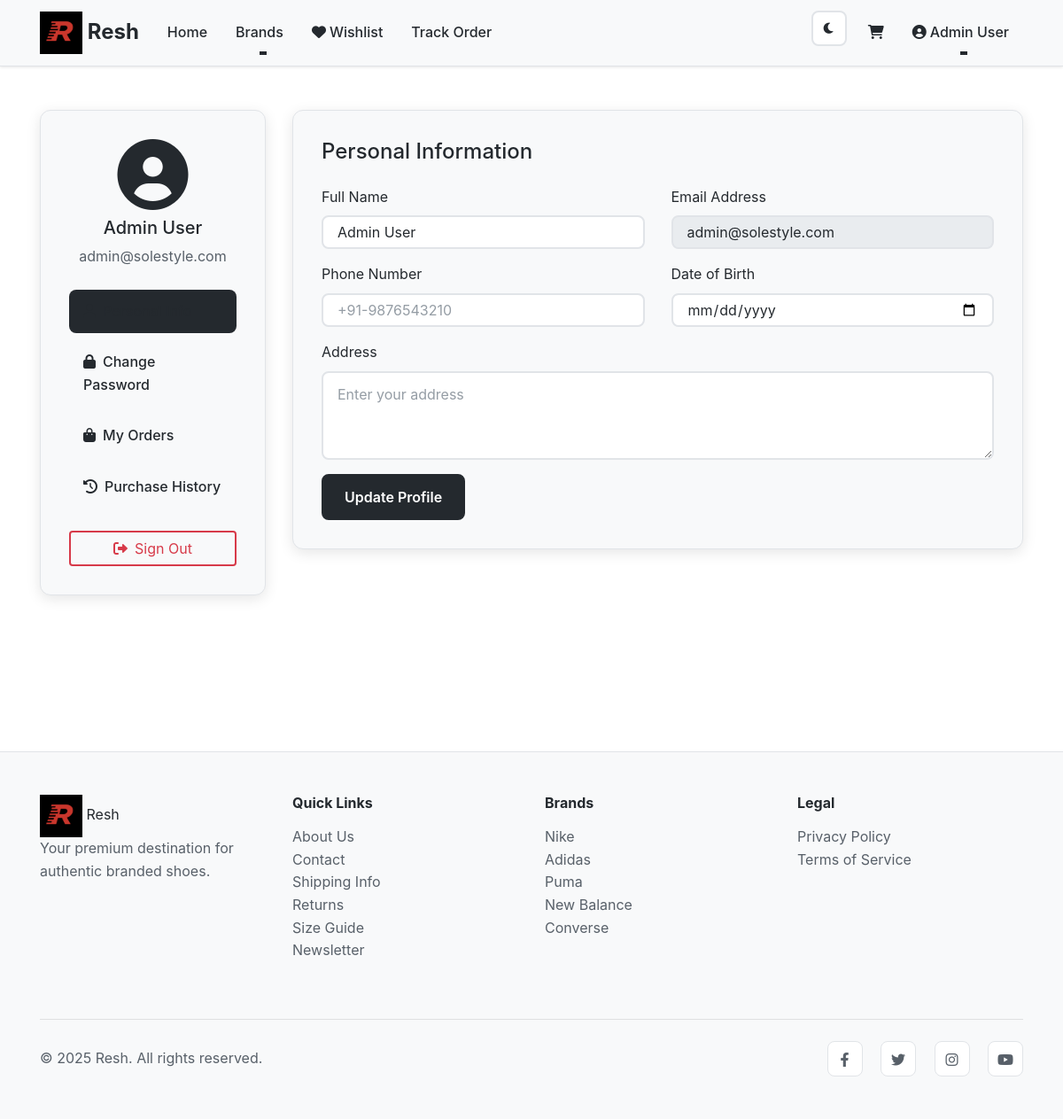
Screenshot of /profile (signed in) with the database file from the repository.
### tables this page shows
CREATE TABLE users
                 (
                     id
                     INTEGER
                     PRIMARY
                     KEY
                     AUTOINCREMENT,
                     name
                     TEXT
                     NOT
                     NULL,
                     email
                     TEXT
                     UNIQUE
                     NOT
                     NULL,
                     password_hash
                     TEXT
                     NOT
                     NULL,
                     is_admin
                     BOOLEAN
                     DEFAULT
                     FALSE,
                     created_at
                     TIMESTAMP
                     DEFAULT
                     CURRENT_TIMESTAMP
                 );

### app.py (the view)
@app.route('/profile')
@login_required
def profile():
    conn = sqlite3.connect('ecommerce.db')
    c = conn.cursor()
    c.execute("SELECT name, email FROM users WHERE id = ?", (session['user_id'],))
    user = c.fetchone()
    c.execute("SELECT order_number, total, status, created_at FROM orders WHERE user_id = ? ORDER BY created_at DESC",
              (session['user_id'],))
    orders = c.fetchall()
    conn.close()
    return render_template('profile.html', user=user, orders=orders)

### app.py (called while the page is built)
def login_required(f):
    @wraps(f)
    def decorated_function(*args, **kwargs):
        if 'user_id' not in session:
            return redirect(url_for('login'))
        return f(*args, **kwargs)
    return decorated_function

@app.context_processor
def utility_processor():
    return dict(loads=json.loads)

### templates/profile.html (shortened to what this page needs)
{% extends "base.html" %}
{% block content %}
<div class="container py-5">
    <div class="row">
        <div class="col-lg-3 mb-4">
            <div class="profile-sidebar">
                <div class="profile-header text-center mb-4">
                    <div class="profile-avatar">
                        <i class="fas fa-user-circle fa-5x text-accent"></i>
                    </div>
                    <h5 class="mt-2">{{ user[0] }}</h5>
                    <p class="text-secondary">{{ user[1] }}</p>
                </div>
                <ul class="nav nav-pills flex-column profile-nav" id="profileTabs" role="tablist">
                    <li class="nav-item">
                        <a class="nav-link active" id="personal-tab" data-toggle="pill" href="#personal" role="tab">
                            <i class="fas fa-user mr-2"></i>Personal Info
                        </a>
                    </li>
                    <li class="nav-item">
                        <a class="nav-link" id="password-tab" data-toggle="pill" href="#password" role="tab">
                            <i class="fas fa-lock mr-2"></i>Change Password
                        </a>
                    </li>
                    <li class="nav-item">
                        <a class="nav-link" id="orders-tab" data-toggle="pill" href="#orders" role="tab">
                            <i class="fas fa-shopping-bag mr-2"></i>My Orders
                        </a>
                    </li>
                    <li class="nav-item">
                        <a class="nav-link" id="history-tab" data-toggle="pill" href="#history" role="tab">
                            <i class="fas fa-history mr-2"></i>Purchase History
                        </a>
                    </li>
                </ul>
                <a href="{{ url_for('logout') }}" class="btn btn-outline-danger btn-block mt-3">
                    <i class="fas fa-sign-out-alt mr-2"></i>Sign Out
                </a>
            </div>
        </div>
        <div class="col-lg-9">
            <div class="tab-content profile-content" id="profileTabsContent">
                <div class="tab-pane fade show active" id="personal" role="tabpanel">
                    <div class="profile-section">
                        <h4 class="mb-4">Personal Information</h4>
                        <form class="profile-form">
                            <div class="row">
                                <div class="col-md-6 mb-3">
                                    <label for="fullName">Full Name</label>
                                    <input type="text" class="form-control" id="fullName" value="{{ user[0] }}">
                                </div>
                                <div class="col-md-6 mb-3">
                                    <label for="email">Email Address</label>
                                    <input type="email" class="form-control" id="email" value="{{ user[1] }}" readonly>
                                </div>
                            </div>
                            <div class="row">
                                <div class="col-md-6 mb-3">
                                    <label for="phone">Phone Number</label>
                                    <input type="tel" class="form-control" id="phone" placeholder="+91-9876543210">
                                </div>
                                <div class="col-md-6 mb-3">
                                    <label for="birthdate">Date of Birth</label>
                                    <input type="date" class="form-control" id="birthdate">
                                </div>
                            </div>
                            <div class="mb-3">
                                <label for="address">Address</label>
                                <textarea class="form-control" id="address" rows="3" placeholder="Enter your address"></textarea>
                            </div>
                            <button type="submit" class="btn btn-accent">Update Profile</button>
                        </form>
                    </div>
                </div>
            </div>
        </div>
    </div>
</div>
{% endblock %}

### templates/base.html (shortened to what this page needs)
<!DOCTYPE html>
<html lang="en">
<head>
    <link href="https://stackpath.bootstrapcdn.com/bootstrap/4.5.2/css/bootstrap.min.css" rel="stylesheet">
    <link href="https://cdnjs.cloudflare.com/ajax/libs/font-awesome/6.0.0/css/all.min.css" rel="stylesheet">
    <link href="{{ url_for('static', filename='css/style.css') }}" rel="stylesheet">
</head>
<body>
    <nav class="navbar navbar-expand-lg navbar-light bg-surface fixed-top">
        <div class="container">
            <a class="navbar-brand font-weight-bold flex items-center space-x-2" href="{{ url_for('index') }}">
                <img src="{{ url_for('static', filename='/images/resh.jpg') }}" alt="Resh Logo"
                     class="logo"  />
                <span class="text-accent">Resh</span>
            </a>
            <div class="collapse navbar-collapse" id="navbarNav">
                <ul class="navbar-nav mr-auto">
                    <li class="nav-item">
                        <a class="nav-link" href="{{ url_for('index') }}">Home</a>
                    </li>
                    <li class="nav-item dropdown">
                        <a class="nav-link dropdown-toggle" href="#" id="brandsDropdown" role="button" data-toggle="dropdown">
                            Brands
                        </a>
                    </li>
                    <li class="nav-item">
                        <a class="nav-link" href="{{ url_for('wishlist') }}">
                            <i class="fas fa-heart mr-1"></i>Wishlist
                        </a>
                    </li>
                    <li class="nav-item">
                        <a class="nav-link" href="{{ url_for('track_order') }}">Track Order</a>
                    </li>
                </ul>
                <ul class="navbar-nav">
                    <li class="nav-item">
                        <button id="themeToggle" class="btn btn-outline-secondary btn-sm mr-2">
                            <i class="fas fa-moon" id="themeIcon"></i>
                        </button>
                    </li>
                    <li class="nav-item">
                        <a class="nav-link" href="{{ url_for('cart') }}">
                            <i class="fas fa-shopping-cart"></i>
                        </a>
                    </li>
                    {% if session.user_id %}
                    <li class="nav-item dropdown">
                        <a class="nav-link dropdown-toggle" href="#" id="userDropdown" role="button" data-toggle="dropdown">
                            <i class="fas fa-user-circle mr-1"></i>{{ session.user_name }}
                        </a>
                    </li>
                    {% endif %}
                </ul>
            </div>
        </div>
    </nav>
    <main class="main-content">
        {% block content %}{% endblock %}
    </main>
    <footer class="bg-surface border-top mt-5">
        <div class="container py-5">
            <div class="row">
                <div class="col-md-3 mb-4">
                    <img src="{{ url_for('static', filename='/images/resh.jpg') }}" alt="Resh Logo"
                     class="logo"  />
                    <span class="text-accent">Resh</span>
                    <p class="text-secondary">Your premium destination for authentic branded shoes.</p>
                </div>
                <div class="col-md-3 mb-4">
                    <h6 class="font-weight-bold mb-3">Quick Links</h6>
                    <ul class="list-unstyled">
                        <li><a href="{{ url_for('about') }}" class="text-secondary">About Us</a></li>
                        <li><a href="{{ url_for('contact') }}" class="text-secondary">Contact</a></li>
                        <li><a href="{{ url_for('shipping') }}" class="text-secondary">Shipping Info</a></li>
                        <li><a href="{{ url_for('returns') }}" class="text-secondary">Returns</a></li>
                        <li><a href="{{ url_for('size_guide') }}" class="text-secondary">Size Guide</a></li>
                        <li><a href="{{ url_for('newsletter') }}" class="text-secondary">Newsletter</a></li>
                    </ul>
                </div>
                <div class="col-md-3 mb-4">
                    <h6 class="font-weight-bold mb-3">Brands</h6>
                    <ul class="list-unstyled">
                        <li><a href="{{ url_for('nike') }}" class="text-secondary">Nike</a></li>
                        <li><a href="{{ url_for('adidas') }}" class="text-secondary">Adidas</a></li>
                        <li><a href="{{ url_for('puma') }}" class="text-secondary">Puma</a></li>
                        <li><a href="{{ url_for('newbalance') }}" class="text-secondary">New Balance</a></li>
                        <li><a href="{{ url_for('converse') }}" class="text-secondary">Converse</a></li>
                    </ul>
                </div>
                <div class="col-md-3 mb-4">
                    <h6 class="font-weight-bold mb-3">Legal</h6>
                    <ul class="list-unstyled">
                        <li><a href="{{ url_for('privacy') }}" class="text-secondary">Privacy Policy</a></li>
                        <li><a href="{{ url_for('terms') }}" class="text-secondary">Terms of Service</a></li>
                    </ul>
                </div>
            </div>
            <hr class="my-4">
            <div class="row align-items-center">
                <div class="col-md-6">
                    <p class="text-secondary mb-0">&copy; 2025 Resh. All rights reserved.</p>
                </div>
                <div class="col-md-6 text-md-right">
                    <div class="social-links">
                        <a href="#" class="text-secondary mr-3"><i class="fab fa-facebook-f"></i></a>
                        <a href="#" class="text-secondary mr-3"><i class="fab fa-twitter"></i></a>
                        <a href="#" class="text-secondary mr-3"><i class="fab fa-instagram"></i></a>
                        <a href="#" class="text-secondary"><i class="fab fa-youtube"></i></a>
                    </div>
                </div>
            </div>
        </div>
    </footer>
</body>
</html>

### static/css/style.css (style rules this page uses)
:root { --bg-color: #ffffff; --surface-color: #f8f9fa; --border-color: #e1e4e8; --primary-text: #24292e; --secondary-text: #586069; --muted-text: #959da5; --accent-color: #24292e; --hover-color: #444d56; --success-color: #28a745; --danger-color: #d73a49; --warning-color: #ffc107; --shadow: rgba(0, 0, 0, 0.1); }
* { transition: all 0.3s cubic-bezier(0.4, 0, 0.2, 1); }
body { background-color: var(--bg-color); color: var(--primary-text); font-family: -apple-system, BlinkMacSystemFont, "Segoe UI", "Noto Sans", Helvetica, Arial, sans-serif; line-height: 1.6; }
.bg-surface { background-color: var(--surface-color) !important; }
.text-secondary { color: var(--secondary-text) !important; }
.text-accent { color: var(--accent-color) !important; }
.border-top { border-color: var(--border-color) !important; }
.navbar { background-color: var(--surface-color) !important; border-bottom: 1px solid var(--border-color); box-shadow: 0 1px 3px var(--shadow); backdrop-filter: blur(10px); }
.navbar-brand { font-size: 1.5rem; font-weight: 700; color: var(--primary-text) !important; transition: all 0.3s cubic-bezier(0.4, 0, 0.2, 1); }
.nav-link { color: var(--primary-text) !important; font-weight: 500; position: relative; padding: 0.75rem 1rem !important; border-radius: 6px; transition: all 0.3s cubic-bezier(0.4, 0, 0.2, 1); }
.nav-link::after { content: ""; position: absolute; bottom: 0; left: 50%; width: 0; height: 2px; background: var(--accent-color); transition: all 0.3s cubic-bezier(0.4, 0, 0.2, 1); transform: translateX(-50%); }
.logo { height: 32px; width: 32px; object-fit: contain; }
@media (min-width: 640px) { .logo { height: 40px; width: 40px; } }
@media (min-width: 768px) { .logo { height: 48px; width: 48px; } }
.main-content { margin-top: 76px; min-height: calc(100vh - 76px); }
.btn-accent { background: var(--accent-color); border: 2px solid var(--accent-color); color: var(--bg-color); font-weight: 600; padding: 12px 24px; border-radius: 8px; position: relative; overflow: hidden; transform: translateY(0); transition: all 0.3s cubic-bezier(0.4, 0, 0.2, 1); }
.btn-accent::before { content: ""; position: absolute; top: 0; left: -100%; width: 100%; height: 100%; background: linear-gradient(90deg, transparent, rgba(255, 255, 255, 0.2), transparent); transition: left 0.5s; }
.btn-outline-danger { border: 2px solid var(--danger-color); color: var(--danger-color); background: transparent; transition: all 0.3s cubic-bezier(0.4, 0, 0.2, 1); }
.form-control { background: var(--bg-color); border: 2px solid var(--border-color); color: var(--primary-text); border-radius: 8px; padding: 12px 16px; transition: all 0.3s cubic-bezier(0.4, 0, 0.2, 1); }
.form-control::placeholder { color: var(--muted-text); }
#themeToggle { border: 2px solid var(--border-color); background: var(--bg-color); color: var(--primary-text); border-radius: 8px; width: 40px; height: 40px; display: flex; align-items: center; justify-content: center; transition: all 0.3s cubic-bezier(0.4, 0, 0.2, 1); }
footer { background-color: var(--surface-color) !important; border-top: 1px solid var(--border-color); color: var(--secondary-text); }
footer h5, footer h6 { color: var(--primary-text); }
footer a { color: var(--secondary-text); text-decoration: none; position: relative; transition: all 0.3s cubic-bezier(0.4, 0, 0.2, 1); }
footer a::after { content: ""; position: absolute; bottom: -2px; left: 0; width: 0; height: 2px; background: var(--accent-color); transition: width 0.3s cubic-bezier(0.4, 0, 0.2, 1); }
.social-links a { display: inline-block; width: 40px; height: 40px; line-height: 40px; text-align: center; border-radius: 8px; background: var(--bg-color); border: 1px solid var(--border-color); transition: all 0.3s cubic-bezier(0.4, 0, 0.2, 1); }
html { scroll-behavior: smooth; }
.profile-sidebar { background: var(--surface-color); border: 1px solid var(--border-color); padding: 2rem; border-radius: 12px; box-shadow: 0 4px 16px var(--shadow); position: sticky; top: 100px; }
.profile-nav .nav-link { color: var(--secondary-text); border-radius: 8px; margin-bottom: 0.5rem; padding: 12px 16px; transition: all 0.3s cubic-bezier(0.4, 0, 0.2, 1); }
.profile-nav .nav-link.active { background: var(--accent-color); color: var(--bg-color); }
.profile-content { background: var(--surface-color); border: 1px solid var(--border-color); border-radius: 12px; box-shadow: 0 4px 16px var(--shadow); }
.profile-section { padding: 2rem; }

### rows the page displays
users: user_name "Admin User", name "Admin User", email "admin@solestyle.com"
